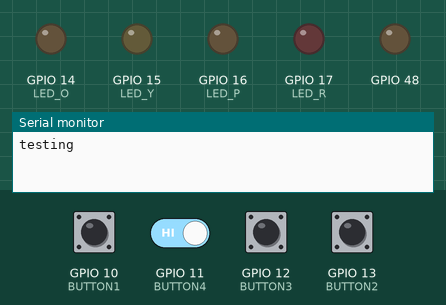
The program below on a simulated ESP32-S3. Shown: output pins drawn as LEDs (lit = HIGH), the last lines printed to the serial monitor. Dashed ring = blinking. Inputs (shaded band) come from the test bench; at power-on: GPIO 10 (BUTTON1), GPIO 11 (BUTTON4), GPIO 12 (BUTTON3), GPIO 13 (BUTTON2) HIGH.

Above: at 1.2 s.
1.3 s: GPIO 10 (BUTTON1) pulled LOW for 0.15 s
At 2.5 s:
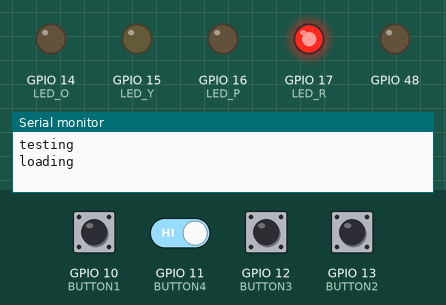
4.4 s: GPIO 13 (BUTTON2) pulled LOW for 1 s
At 5.7 s:
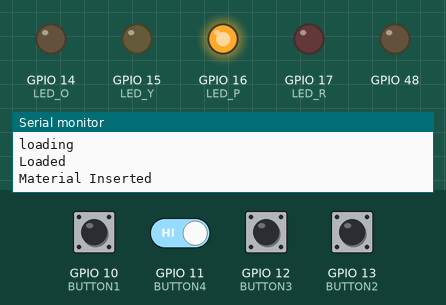
6.9 s: GPIO 12 (BUTTON3) pulled LOW for 0.15 s
At 7.3 s:
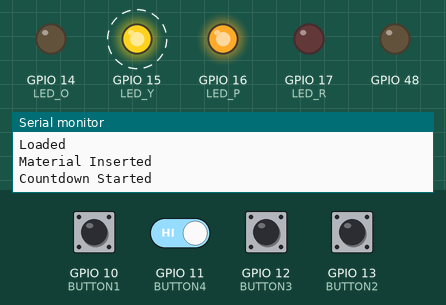
10.0 s: GPIO 10 (BUTTON1) driven LOW and GPIO 11 (BUTTON4) driven LOW
13.0 s: GPIO 10 (BUTTON1) pulsed HIGH 2 times (0.12 s each, 0.3 s apart)
Timing chart, 0 to 16.0 s (numbered marks = the images above; inputs shaded):
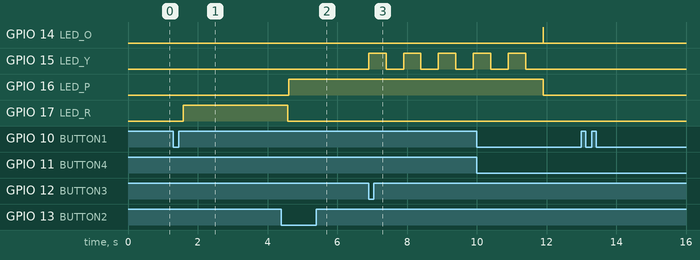

Measured:
- after the input at 1.3 s, GPIO 17 (LED_R): LOW → HIGH after 0.28 s
- after the input at 4.4 s, GPIO 16 (LED_P): LOW → HIGH after 0.21 s
- after the input at 6.9 s, GPIO 15 (LED_Y): alternates HIGH for 0.50 s and LOW for 0.50 s, starting at once

The program:

main.cpp
```cpp
#include <Arduino.h>


// put function declarations here:
//initiate LEDs and buttons
int LED_R=17;
int LED_P=16;
int LED_Y=15;
int LED_O=14;
int BUTTON1=10;
int BUTTON2=13;
int BUTTON3=12;
int BUTTON4=11;
unsigned long startTime=0;

int LoadPhase=0;
int Phase1Complete=0;
int InsertMaterialPhase=0;
int Phase2Complete=0;
int DetonationPhase=0;
int Phase3Complete=0;
int LoadDevicePhase=0;
int Phase4Complete=0;

void setup() {
  // put your setup code here, to run once:
  Serial.begin(115200);
  Serial.println("testing");
  pinMode(LED_R, OUTPUT);
  pinMode(LED_P, OUTPUT);
  pinMode(LED_Y, OUTPUT);
  pinMode(LED_O, OUTPUT);
  pinMode(LED_BUILTIN,OUTPUT);
  pinMode(BUTTON1,INPUT_PULLUP);
  pinMode(BUTTON2,INPUT_PULLUP);
  pinMode(BUTTON3,INPUT_PULLUP);
  pinMode(BUTTON4,INPUT_PULLUP);
}

void loop() {
  static int prev1 = HIGH, prev2 = HIGH, prev3 = HIGH, prev4 = HIGH;

  int buttonState1 = digitalRead(BUTTON1);
  int buttonState2 = digitalRead(BUTTON2);
  int buttonState3 = digitalRead(BUTTON3);
  int buttonState4 = digitalRead(BUTTON4);

  if (prev1 == HIGH && buttonState1 == LOW && !Phase1Complete) {
    while (digitalRead(BUTTON1) == LOW) { delay(5); }  // wait release
    delay(30);                                         // debounce

    Serial.println("loading");
    delay(100);

    startTime = millis();
    int  prevInWindow = HIGH;   // edge tracker
    bool canceled      = false;

    while (millis() - startTime < 3000) {
      digitalWrite(LED_R, HIGH);

      int cur = digitalRead(BUTTON1);                  // use cur only here
      if (prevInWindow == HIGH && cur == LOW) {        // NEW press -> cancel
        canceled = true;
        break;
      }
      prevInWindow = cur;                              // update tracker
      delay(10);
    }

    digitalWrite(LED_R, LOW);

    if (canceled) {
      Serial.println("Canceled");
      Phase1Complete = 0;
      while (digitalRead(BUTTON1) == LOW) { delay(5); } // wait release
      delay(30);
    } else {
      Phase1Complete = 1;
      Serial.println("Loaded");
    }
    delay(20);
  }

  //Phase 2 (material insertion)
  if (prev2==HIGH  && Phase1Complete == 1 && buttonState2== LOW && Phase2Complete==0) {
    digitalWrite(LED_P,HIGH);
    delay(20);
    Serial.println("Material Inserted");
    Phase2Complete=1;
  }

  //Phase 3 (Detonation)
  if (prev3==HIGH && Phase2Complete == 1 && buttonState3== LOW && Phase3Complete==0) {

    Serial.println("Countdown Started");
    startTime=millis();

    while (millis() - startTime < 5000) {
      digitalWrite(LED_Y, HIGH);
      delay(500);
      digitalWrite(LED_Y,LOW);
      delay(500);
    }

    digitalWrite(LED_P,LOW);
    digitalWrite(LED_Y,LOW);
    digitalWrite(LED_O,HIGH);

    Serial.println("Detonation Complete, Device Ready for Loading");
    Phase3Complete=1;
  }

  //Phase 4 (load device)
  if (prev4==HIGH && Phase3Complete==1 && buttonState4==LOW) {
    Serial.println("device loaded");
    delay(10);
    Serial.println("have a nice day");
    digitalWrite(LED_O,LOW);
    Phase3Complete=0;
    Phase2Complete=0;
    Phase1Complete=0;
  }

  // update previous states at end of loop
  prev1 = buttonState1;
  prev2 = buttonState2;
  prev3 = buttonState3;
  prev4 = buttonState4;


}
```
